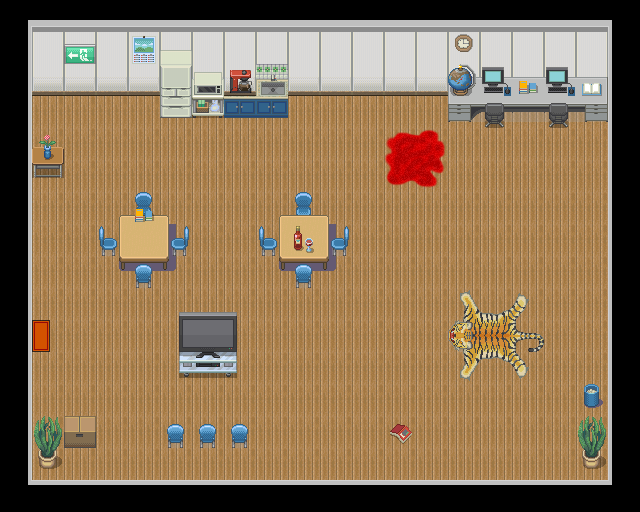

Below is a game level as drawn by its tile map, then a one-line description and the .tmx that defines it (tile-layer data replaced by summaries):
An orthogonal 20x16 tile map with 32x32 px tiles, 7 tile layers (Layer 1, Layer 2, Layer 3, Layer 4, ...), 2 hidden layers not drawn, 2 tilesets and 2 objects (Exit, Entry).

<map version="1.0" orientation="orthogonal" renderorder="left-down" width="20" height="16" tilewidth="32" tileheight="32" nextobjectid="3">
 <properties>
  <property name="hasSecretDoor" type="bool" value="false" />
  <property name="id" type="int" value="2" />
  <property name="name" value="Porter's Office" />
 </properties>
 <tileset firstgid="1" name="tileset2" tilewidth="32" tileheight="32" tilecount="459" columns="17">
  <image source="tileset2.png" width="544" height="864" />
 </tileset>
 <tileset firstgid="460" name="meta" tilewidth="32" tileheight="32" spacing="1" tilecount="3" columns="3">
  <image source="metaTile.png" width="98" height="32" />
  <tile id="0">
   <properties>
    <property name="collidable" type="bool" value="true" />
   </properties>
  </tile>
  <tile id="1">
   <properties>
    <property name="hidingSpot" type="bool" value="true" />
   </properties>
  </tile>
 </tileset>
 <layer name="Layer 1" width="20" height="16">
  <data>[320 cells, 320 non-empty, 8 distinct tile ids]</data>
 </layer>
 <layer name="Layer 2" width="20" height="16">
  <data>[320 cells, 67 non-empty, 51 distinct tile ids]</data>
 </layer>
 <layer name="Layer 3" width="20" height="16">
  <data>[320 cells, 19 non-empty, 10 distinct tile ids]</data>
 </layer>
 <layer name="Layer 4" width="20" height="16">
  <data>[320 cells, 15 non-empty, 8 distinct tile ids]</data>
 </layer>
 <layer name="Doors" width="20" height="16">
  <data>[320 cells, 1 non-empty, 1 distinct tile ids]</data>
 </layer>
 <layer name="Blood" width="20" height="16">
  <data>[320 cells, 4 non-empty, 4 distinct tile ids]</data>
 </layer>
 <layer name="Over Player" width="20" height="16">
  <data>[320 cells, 3 non-empty, 3 distinct tile ids]</data>
 </layer>
 <layer name="Collision" width="20" height="16" visible="0">
  <data>[320 cells, 140 non-empty, 1 distinct tile ids]</data>
 </layer>
 <layer name="HidingSpot" width="20" height="16" visible="0">
  <data>[320 cells, 3 non-empty, 1 distinct tile ids]</data>
 </layer>
 <objectgroup name="Transition">
  <object id="1" name="toMainFoyer" type="Exit" x="0" y="320" width="32" height="32">
   <properties>
    <property name="connectedRoomId" type="int" value="0" />
    <property name="direction" value="WEST" />
   </properties>
  </object>
  <object id="2" name="fromMainFoyer" type="Entry" x="32" y="320" width="32" height="32">
   <properties>
    <property name="connectedRoomId" type="int" value="0" />
    <property name="direction" value="EAST" />
   </properties>
  </object>
 </objectgroup>
</map>
